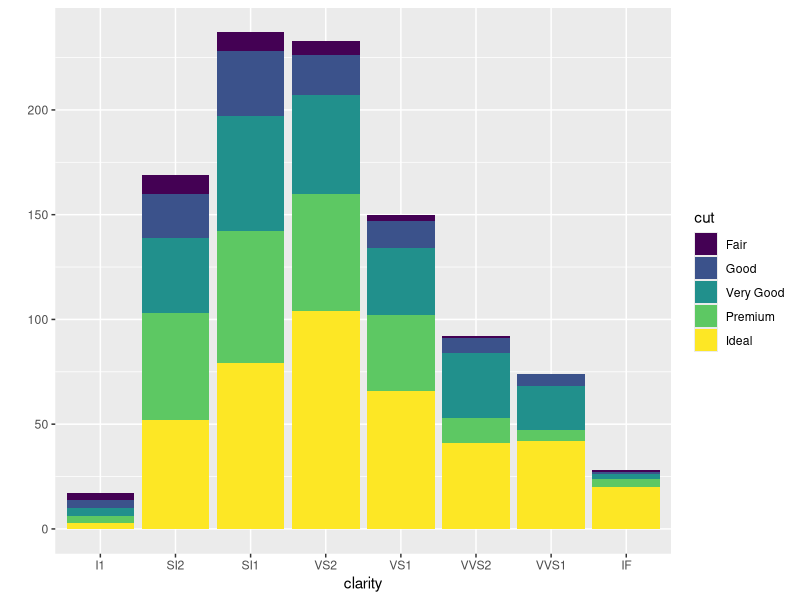
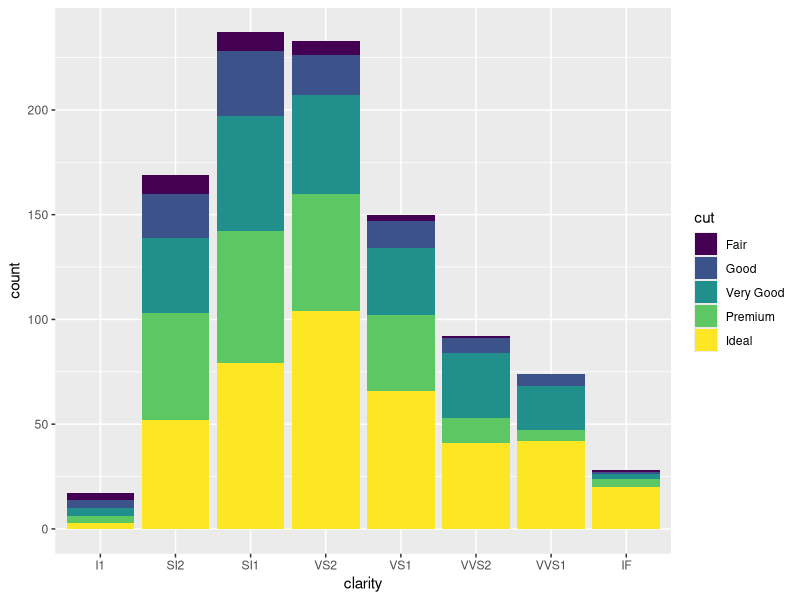
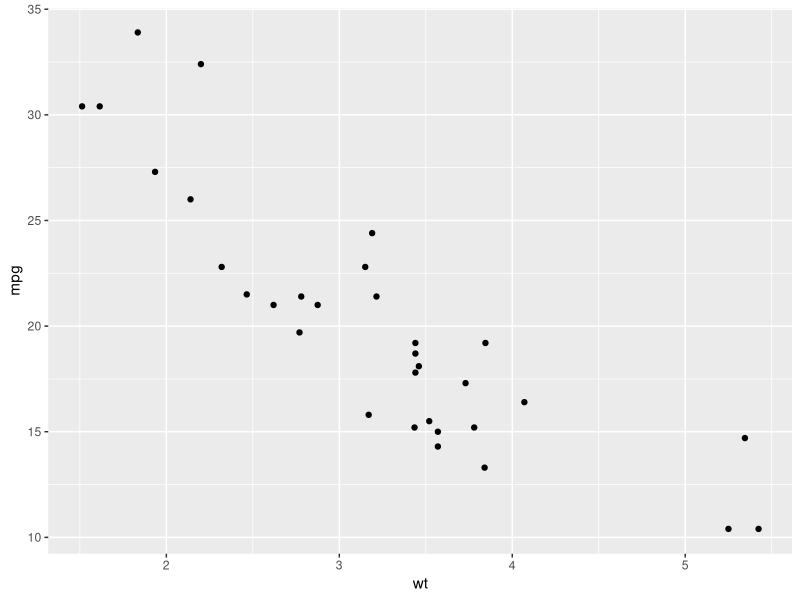
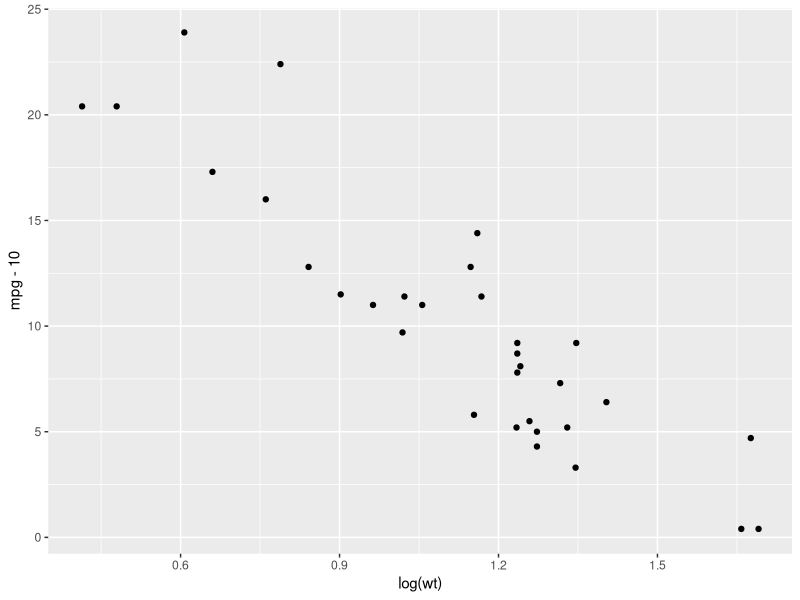
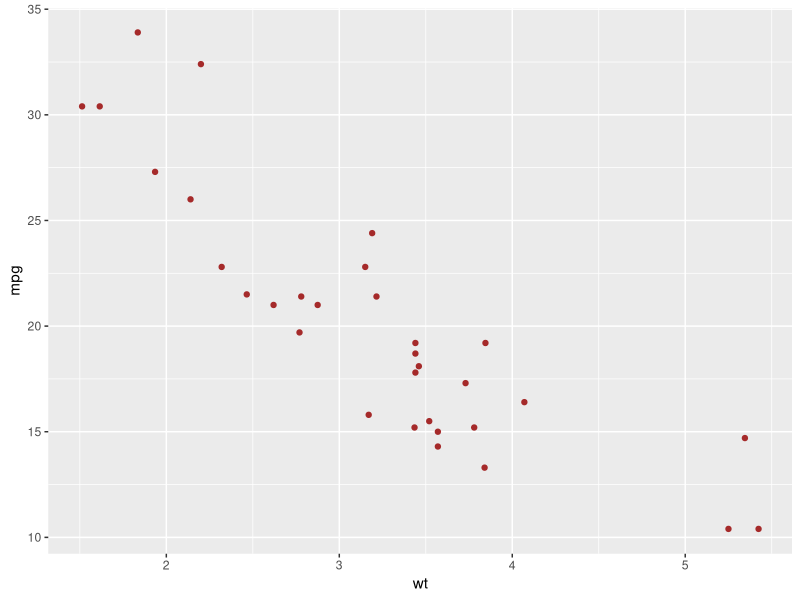
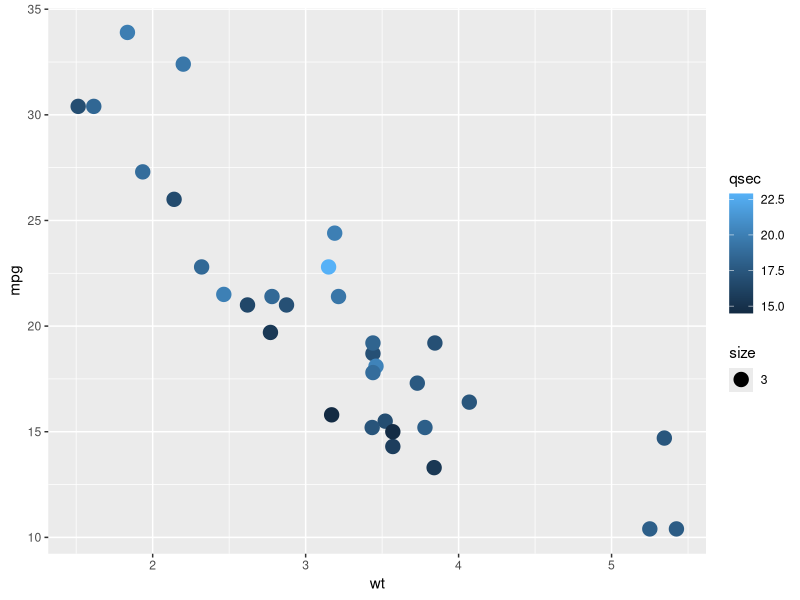
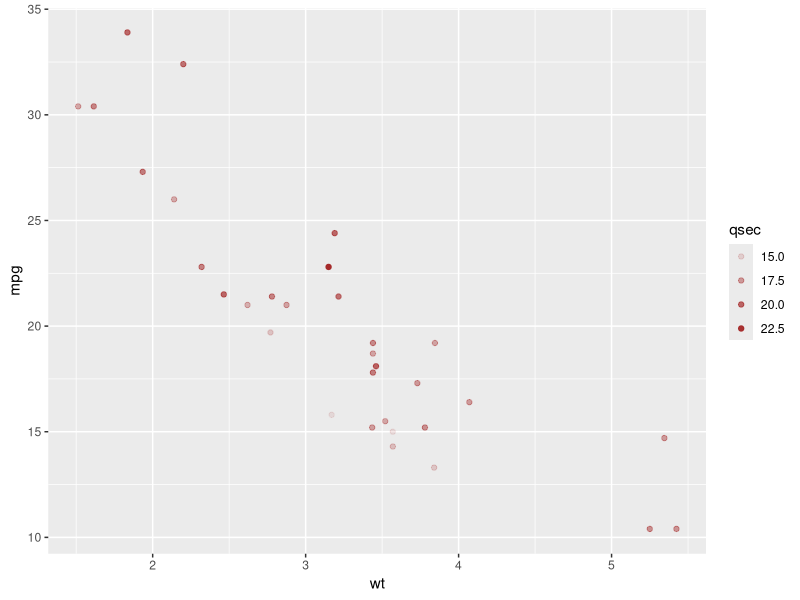
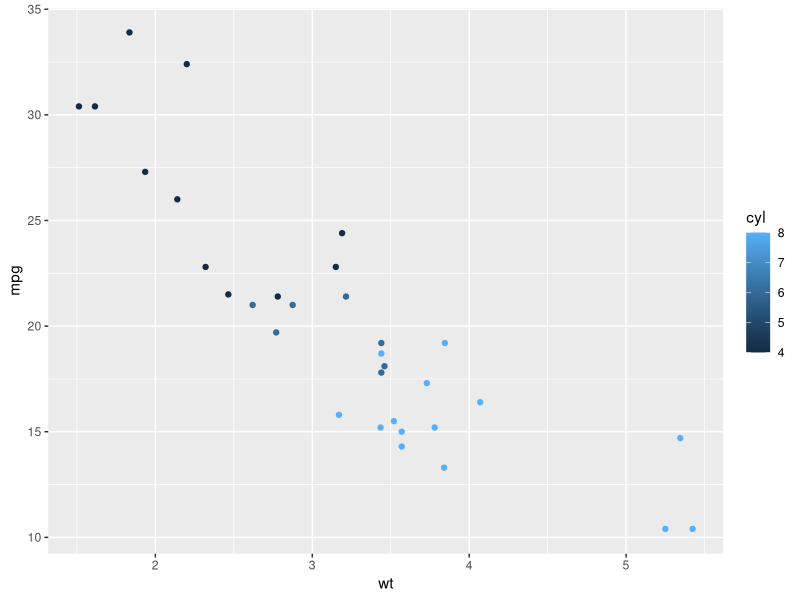

Recreate these plots in R, in order. (Note: this script raises an error after producing the figures.)
library(ggplot2)

###### data: diamonds, mtcars, iris
set.seed(42)
small <- diamonds[sample(nrow(diamonds),1000),]
head(small)


### qplot() vs ggplot()
### 
## qplot histogram
qplot(clarity, data=small, fill = cut, geom = "bar")
## ggplot histogram -> same output
ggplot(small, aes(clarity, fill=cut)) + geom_bar()

######################################################################
###### how to use qplot (quick plot)
## 如果你熟了 plot, 剩下要了解的就是 facets, geom, stat, position 參數


### scatterplot (自動判定)################
qplot(wt, mpg, data=mtcars)

### transform input data with functions
# (qplot accept transformed input data)
qplot(log(wt), mpg-10, data=mtcars)

# color trick
qplot(wt, mpg, data=mtcars, color=I('brown'))

# change size of points
qplot(wt, mpg, data=mtcars, color=qsec, size=3) 

# use alpha blending: 
# Alpha Blending 是指當有兩個 Pixel 在同一個位置時，且上方的 Pixel 為「透明的」(也就是其 alpha < 1)，如此一來，後方的 Pixel 就應該會「透出「來。 
qplot(wt, mpg, data=mtcars, alpha=qsec, color=I('brown'))


## continuous scale vs. discrete scale
head(mtcars)
qplot(wt, mpg, data=mtcars, color=cyl) 
levels(mtcars$cyl)
qplot(wt, mpg, data=mtcars, color=factor(cyl))


## 也許用 iris 來看更清楚 用顏色來區分物種
qplot(Sepal.Length, Sepal.Width, data=iris, color=Species) 
#再加上 shape=Species 呢？ 

# use different aesthetic mappings
qplot(Species, Sepal.Length, data=iris,  geom="violin")  #boxplot
qplot(Species, Sepal.Length, data=iris,  geom=c("violin","jitter"), fill=Species)

# use facets 繪製分面版 y~x
# 若指定 y 變量 (y~.)  qplot() 會照指定變量分面，並將圖形沿著 y 軸排列。
# 若指定 x 變量 (.~x)  qplot() 會照指定變量分面，並將圖形沿著 x 軸排列。
# 同時指定 x 和 y 時， 就得到二維矩陣。
qplot(Sepal.Length, Sepal.Width, data=iris, geom=c("point","smooth"), 
      facets=.~Species, color=Species)

qplot(mpg, wt, data=mtcars, facets=cyl~., geom=c("point", "smooth"))
qplot(mpg, wt, data=mtcars, facets=cyl~., geom=c("point", "smooth")) + coord_flip() 
qplot(wt, mpg, data=mtcars, facets=cyl~., geom=c("point", "smooth"))
qplot(mpg, wt, facets = vs~am, data = mtcars)

# save plot in variable (hint: data is saved in plot, changes in data do not change plot-data)
p.tmp <- qplot(factor(cyl), wt, data=mtcars, geom="boxplot")
p.tmp

# get information about plot
summary(p.tmp)

# # save plot (with data included)
# save(p.tmp, file="temp.rData")
# # save image of plot on disk (hint: svg device must be installed)
# ggsave(file="test.pdf")
# ggsave(file="test.jpeg", dpi=72)
# ggsave(file="test.svg", plot=p.tmp, width=10, height=5)



######## In-class exercise: playing with barchart and histogram

######## barplot ###########
qplot(factor(cyl), data=mtcars, geom="bar")

# flip plot by 90°
qplot(factor(cyl), data=mtcars, geom="bar") + 
  coord_flip()

# what's the difference between fill/color bars
qplot(factor(cyl), data=mtcars, geom="bar", fill=factor(cyl)) 
qplot(factor(cyl), data=mtcars, geom="bar", colour=factor(cyl))

# use different display of bars (stacked, dodged, identity)
head(diamonds)
qplot(clarity, data=diamonds, geom="bar", fill=cut, position="stack")
qplot(clarity, data=diamonds, geom="bar", fill=cut, position="dodge")
qplot(clarity, data=diamonds, geom="bar", fill=cut, position="fill")
qplot(clarity, data=diamonds, geom="bar", fill=cut, position="identity")


###### 直方圖 histogram ###########
qplot(carat, data=diamonds, geom="histogram")

# change binwidth
qplot(carat, data=diamonds, geom="histogram", binwidth=0.1) 
qplot(carat, data=diamonds, geom="histogram", binwidth=0.01)

# use geom to combine plots (hint: order of layers)
qplot(wt, mpg, data=mtcars, geom=c("point", "smooth"))
qplot(wt, mpg, data=mtcars, geom=c("smooth", "point"))
qplot(wt, mpg, data=mtcars, color=factor(cyl), geom=c("point", "smooth"))

# tweeking the smooth plot ("loess"-method: polynomial surface using local fitting)
qplot(wt, mpg, data=mtcars, geom=c("point", "smooth"))


